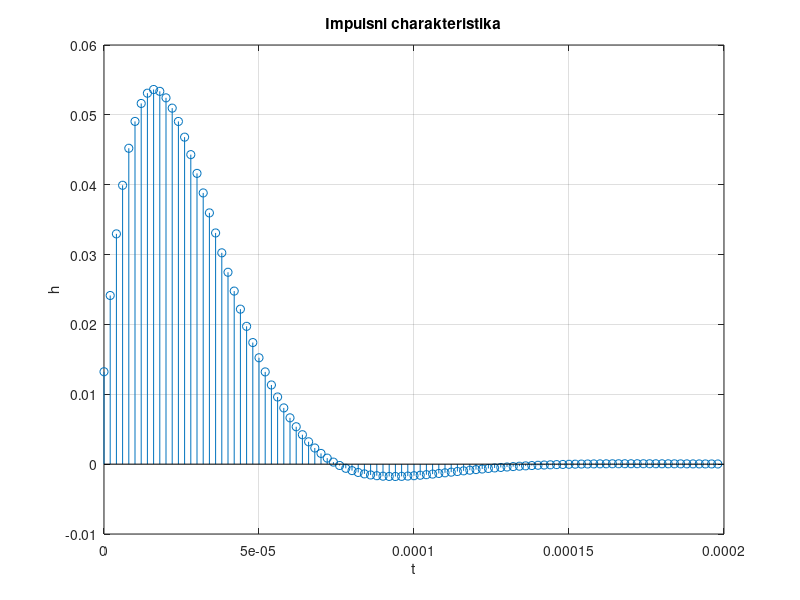

Write MATLAB code to recreate this figure.
N=[1,0,0];
D=[75.579367, -137.90481, 63.325442];
T = 2e-6;
[ip, t] = impz(N,D,100, 1/T);
stem(t,ip)
grid
xlabel 't'
ylabel 'h'
title 'Impulsni charakteristika'